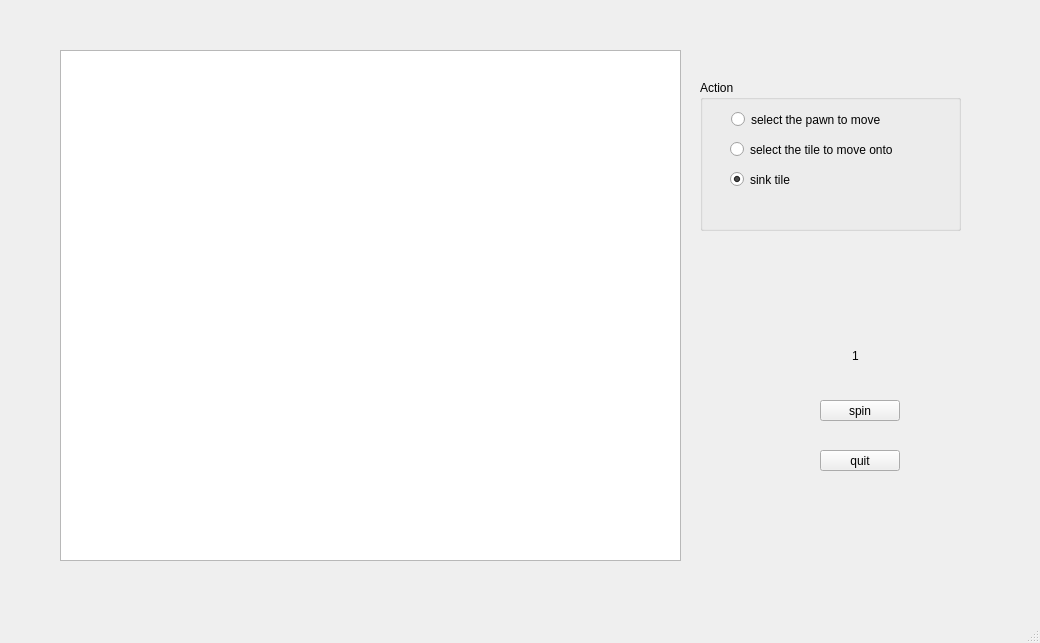
<?xml version="1.0" encoding="UTF-8"?>
<ui version="4.0">
 <class>gameWindow</class>
 <widget class="QMainWindow" name="gameWindow">
  <property name="geometry">
   <rect>
    <x>0</x>
    <y>0</y>
    <width>1040</width>
    <height>643</height>
   </rect>
  </property>
  <property name="windowTitle">
   <string>MainWindow</string>
  </property>
  <widget class="QWidget" name="centralwidget">
   <widget class="QPushButton" name="quitButton">
    <property name="geometry">
     <rect>
      <x>820</x>
      <y>450</y>
      <width>80</width>
      <height>21</height>
     </rect>
    </property>
    <property name="text">
     <string>quit</string>
    </property>
   </widget>
   <widget class="QGraphicsView" name="graphicsView">
    <property name="geometry">
     <rect>
      <x>60</x>
      <y>50</y>
      <width>621</width>
      <height>511</height>
     </rect>
    </property>
   </widget>
   <widget class="QPushButton" name="wheelButton">
    <property name="geometry">
     <rect>
      <x>820</x>
      <y>400</y>
      <width>80</width>
      <height>21</height>
     </rect>
    </property>
    <property name="text">
     <string>spin</string>
    </property>
   </widget>
   <widget class="QLabel" name="wheelOutput">
    <property name="geometry">
     <rect>
      <x>820</x>
      <y>340</y>
      <width>71</width>
      <height>31</height>
     </rect>
    </property>
    <property name="text">
     <string>1</string>
    </property>
    <property name="scaledContents">
     <bool>true</bool>
    </property>
    <property name="alignment">
     <set>Qt::AlignCenter</set>
    </property>
   </widget>
   <widget class="QGroupBox" name="groupBox">
    <property name="geometry">
     <rect>
      <x>700</x>
      <y>80</y>
      <width>261</width>
      <height>151</height>
     </rect>
    </property>
    <property name="title">
     <string>Action</string>
    </property>
    <property name="checkable">
     <bool>false</bool>
    </property>
    <widget class="QRadioButton" name="selectStartRadioButton">
     <property name="geometry">
      <rect>
       <x>31</x>
       <y>30</y>
       <width>211</width>
       <height>19</height>
      </rect>
     </property>
     <property name="text">
      <string>select the pawn to move</string>
     </property>
     <property name="checkable">
      <bool>true</bool>
     </property>
    </widget>
    <widget class="QRadioButton" name="sinkRadioButton">
     <property name="geometry">
      <rect>
       <x>30</x>
       <y>90</y>
       <width>161</width>
       <height>19</height>
      </rect>
     </property>
     <property name="text">
      <string>sink tile</string>
     </property>
     <property name="checkable">
      <bool>true</bool>
     </property>
     <property name="checked">
      <bool>true</bool>
     </property>
    </widget>
    <widget class="QRadioButton" name="selectDestinationRadioButton">
     <property name="geometry">
      <rect>
       <x>30</x>
       <y>60</y>
       <width>221</width>
       <height>19</height>
      </rect>
     </property>
     <property name="text">
      <string>select the tile to move onto</string>
     </property>
     <property name="checkable">
      <bool>true</bool>
     </property>
    </widget>
   </widget>
  </widget>
  <widget class="QMenuBar" name="menubar">
   <property name="geometry">
    <rect>
     <x>0</x>
     <y>0</y>
     <width>1040</width>
     <height>25</height>
    </rect>
   </property>
  </widget>
  <widget class="QStatusBar" name="statusbar"/>
 </widget>
 <resources/>
 <connections/>
</ui>
